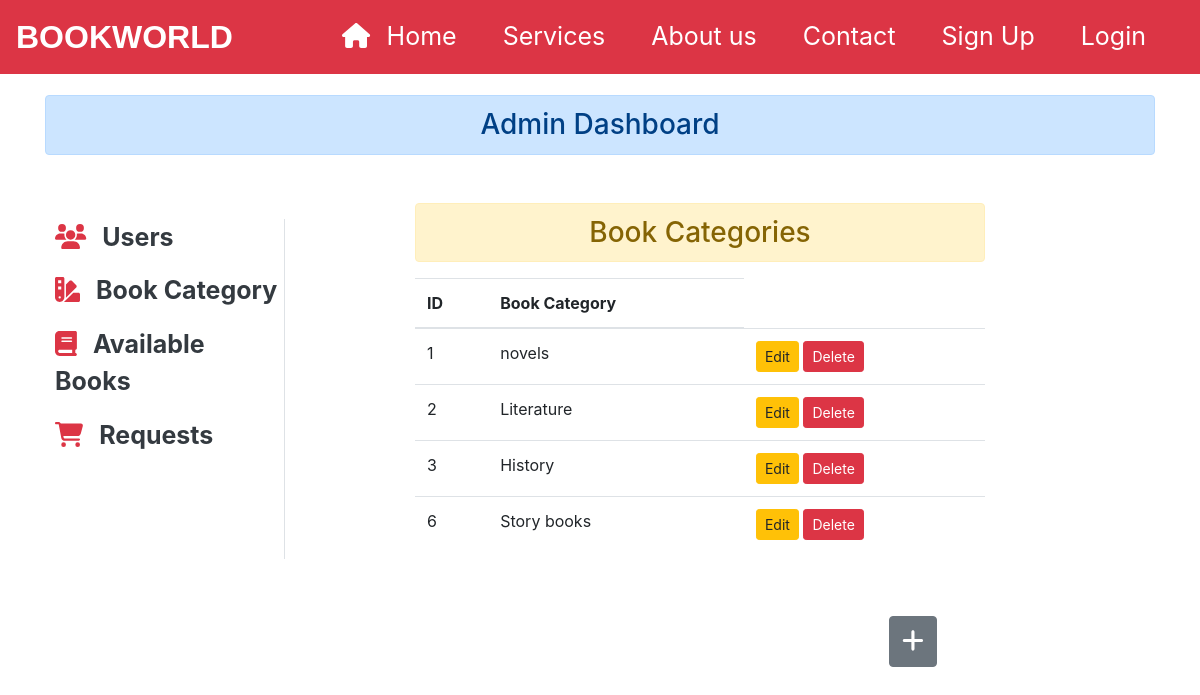
Screenshot of /core/bookcategory/ with the database file from the repository.
### core/models.py (models this page shows)
class book_category(models.Model):
    category=models.CharField(max_length=70)

### core/views.py (the view)
# urls.py: path('bookcategory/',views.book_category_admin_panel,name="adminbookcategory"),
def book_category_admin_panel(request):
    books=book_category.objects.all()
    return render(request,'core/bookcategory.html',{'books':books})

### core/templates/core/bookcategory.html (shortened to what this page needs)
{% extends 'core/base.html' %}
{% load static %}
{% block navigationbar %}
    {% include 'core/navigationbar.html'%}
{% endblock navigationbar %}
{% block pagetype %}
    <div style="margin-top:95px;" class="text-center container mb-5">
        <h3 class="alert alert-primary">Admin Dashboard</h3>
    </div>
{% endblock pagetype %}
{% block content %}
    {% include 'core/dashbarside.html' %}
    <div class="col-lg-6 offset-1">
        <h3 class="text-center alert alert-warning">Book Categories</h3>
        <table class="table">
            <thead>
                <tr>
                    <th>ID</th>
                    <th>Book Category</th>
                </tr>
                <tbody>
                    {% for book in books %}
                        <tr>
                            <td>{{book.id}}</td>
                            <td>{{book.category}}</td>
                            <td>
                                <a href="{% url 'updatebookcategory' book.id %}" class="btn btn-warning btn-sm">Edit</a>
                                <form action="{% url 'deletebookcategory' book.id %}" method="POST" class="d-inline">
                                <input type="submit" value="Delete" class="btn btn-danger btn-sm">
                                </form>
                            </td>
                        </tr>
                    {% endfor %}
                </tbody>
            </thead>
        </table>
        <div class="mt-5 float-right mb-5 mr-5">
            <a href="{% url 'addbookcategory' %}" class="btn btn-secondary font-p"><i class="fas fa-plus"></i></a>
        </div>
    </div>
    </div>
</div>
{% endblock content %}

### core/static/core/css/style.css (style rules this page uses)
.font-p { font-size:25px; }

### rows the page displays
book_category: id "1", category "novels"
book_category: id "2", category "Literature"
book_category: id "3", category "History"
book_category: id "6", category "Story books"
